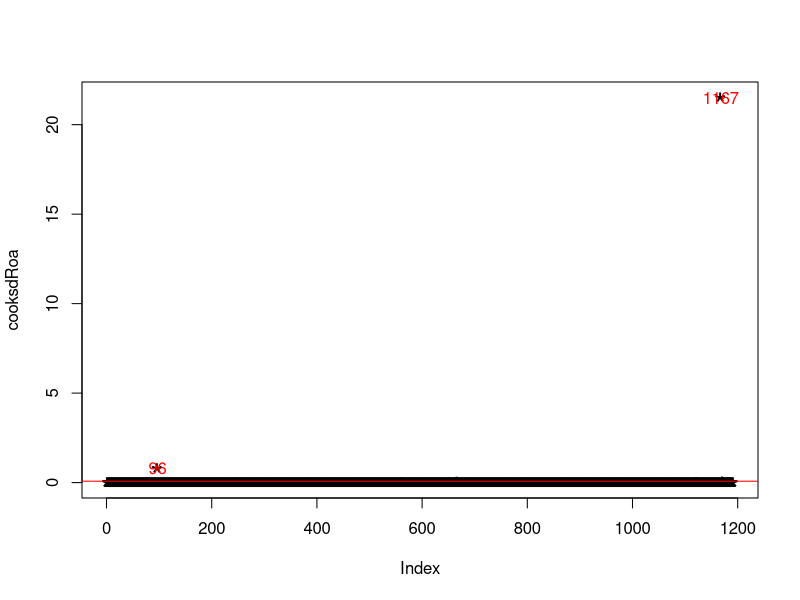
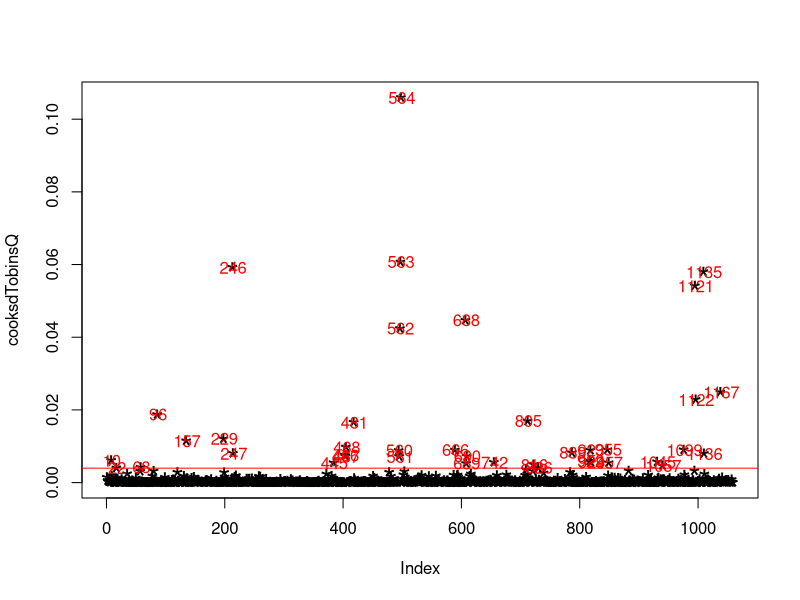

Write the R code that produced these figures, in order.
## ---- chunk 1
#Packages
if (!require("utils")) install.packages("utils")
if (!require("car")) install.packages("car")
if (!require("dplyr")) install.packages("dplyr")
if (!require("plm")) install.packages("plm")
library(plm)
library(utils)
library(car)
library(dplyr)

#Database
DB_Lag1<-data.frame(read.csv2("Analysis/DataBase/Lag_1.csv", sep = ";",stringsAsFactors=FALSE, header = TRUE ))

## ---- chunk 2

#I define my models in plm
RoaPlm <-plm(ROA ~ SustainabilityPayLink + SustainableThemedCommitment + AuditScore + EnergyProductivity + CarbonProductivity + WaterProductivity + WasteProductivity + Leverage + NetMargin + FirmSize + Industry, data = DB_Lag1, index = c("Companies", "YearFinancialIndicator"), model = "within")

TobinsQPlm <-plm(TobinsQ ~ SustainabilityPayLink + SustainableThemedCommitment + AuditScore + EnergyProductivity + CarbonProductivity + WaterProductivity + WasteProductivity + Leverage + NetMargin + FirmSize + Industry, data = DB_Lag1, index = c("Companies", "YearFinancialIndicator"), model = "within")

BalRoa <- pdim(RoaPlm)
BalTobinsQ <- pdim(TobinsQPlm)

# I define my models in lm
Roa <-lm(ROA ~ SustainabilityPayLink + SustainableThemedCommitment + AuditScore + EnergyProductivity + CarbonProductivity + WaterProductivity + WasteProductivity + Leverage + NetMargin + FirmSize + Industry, data = DB_Lag1)

TobinsQ<-lm(TobinsQ ~ SustainabilityPayLink + SustainableThemedCommitment + AuditScore + EnergyProductivity + CarbonProductivity + WaterProductivity + WasteProductivity + Leverage + NetMargin + FirmSize + Industry, data = DB_Lag1)

## I calculate my cooks distance.
cooksdRoa <- cooks.distance(Roa)
cooksdTobinsQ <- cooks.distance(TobinsQ)

## ---- chunk 3
outlierTest(Roa)
outlierTest(TobinsQ)
## ---- chunk 4

#Model Roa
## I summarise on a graph, those observations that have a cook’s distance greater than 4 times the mean and which may be considered as outliers
plot(cooksdRoa, pch="*", cex=2)  # plot cook's distance
abline(h = 4*mean(cooksdRoa, na.rm=T), col="red")  # add cutoff line
text(x=1:length(cooksdRoa)+1, y=cooksdRoa, labels=ifelse(cooksdRoa>4*mean(cooksdRoa, na.rm=T),names(cooksdRoa),""), col="red")  # add labels
## ---- chunk 5


#Model TobinsQ
plot(cooksdTobinsQ, pch="*", cex=2)  

abline(h = 4*mean(cooksdTobinsQ, na.rm=T), col="red")  # add cutoff line
text(x=1:length(cooksdTobinsQ)+1, y=cooksdTobinsQ, labels=ifelse(cooksdTobinsQ>4*mean(cooksdTobinsQ, na.rm=T),names(cooksdTobinsQ),""), col="red")  # add labels
